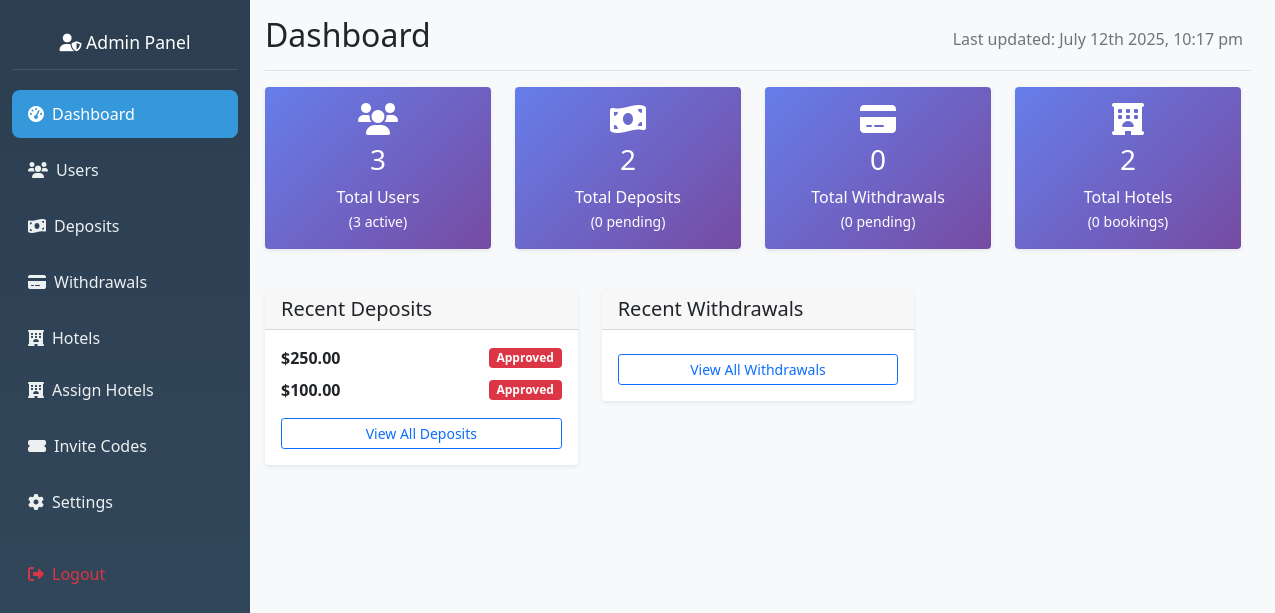
The app's page /admin/dashboard (signed in) with its own data.
### hotel_app/models.py (models this page shows, shortened)
class DepositRequest(db.Model):
    __tablename__ = 'deposit_request'
    id = db.Column(db.Integer, primary_key=True)
    user_id = db.Column(db.Integer, db.ForeignKey('user.id'), nullable=False)
    amount = db.Column(db.Float, nullable=False)
    network = db.Column(db.String(20), nullable=False)
    wallet_address = db.Column(db.String(200))
    transaction_hash = db.Column(db.String(200))
    status = db.Column(db.String(20), default='Pending')
    admin_notes = db.Column(db.Text)
    created_at = db.Column(db.DateTime, default=datetime.utcnow)
    processed_at = db.Column(db.DateTime)
    processed_by = db.Column(db.Integer, db.ForeignKey('admin.id'))

### hotel_app/routes.py (the view)
@app.route('/admin/dashboard')
@admin_required
def admin_dashboard():
    total_users = User.query.count()
    active_users = User.query.filter_by(is_active=True).count()
    total_deposits = DepositRequest.query.count()
    pending_deposits = DepositRequest.query.filter_by(status='pending').count()
    total_withdrawals = WithdrawalRequest.query.count()
    pending_withdrawals = WithdrawalRequest.query.filter_by(status='pending').count()
    total_hotels = Hotel.query.count()
    total_bookings = Booking.query.count() if 'Booking' in globals() else 0
    recent_users = User.query.order_by(User.id.desc()).limit(5).all()
    recent_deposits = DepositRequest.query.order_by(DepositRequest.id.desc()).limit(5).all()
    recent_withdrawals = WithdrawalRequest.query.order_by(WithdrawalRequest.id.desc()).limit(5).all()
    stats = {
        'total_users': total_users,
        'active_users': active_users,
        'total_deposits': total_deposits,
        'pending_deposits': pending_deposits,
        'total_withdrawals': total_withdrawals,
        'pending_withdrawals': pending_withdrawals,
        'total_hotels': total_hotels,
        'total_bookings': total_bookings,
    }
    return render_template('admin_dashboard.html',
                         stats=stats,
                         recent_users=recent_users,
                         recent_deposits=recent_deposits,
                         recent_withdrawals=recent_withdrawals)

### hotel_app/routes.py (called while the page is built)
def admin_required(f):
    @wraps(f)
    def wrapper(*args, **kwargs):
        admin_id = session.get('admin_id')
        if not admin_id:
            flash("Admin login required.", "danger")
            return redirect(url_for('admin_login'))
        admin = Admin.query.get(admin_id)
        if not admin or not admin.is_active:
            session.pop('admin_id', None)
            flash("Admin access denied.", "danger")
            return redirect(url_for('admin_login'))
        g.current_admin = admin
        return f(*args, **kwargs)
    return wrapper

@app.before_request
def check_admin_routes():
    if request.endpoint and request.endpoint.startswith('admin_') and request.endpoint != 'admin_login':
        if 'admin_id' not in session:
            return redirect(url_for('admin_login'))

### hotel_app/templates/admin_dashboard.html (shortened to what this page needs)
{% extends "admin_base.html" %}
{% block content %}
<div class="d-flex justify-content-between flex-wrap flex-md-nowrap align-items-center pb-2 mb-3 border-bottom">
    <h1 class="h2">Dashboard</h1>
    <div class="btn-toolbar mb-2 mb-md-0">
        <div class="btn-group me-2">
            <span class="text-muted">Last updated: <span id="last-updated"></span></span>
        </div>
    </div>
</div>
<div class="row mb-4">
    <div class="col-md-3 mb-3">
        <div class="card stats-card">
            <div class="card-body text-center">
                <i class="fas fa-users fa-2x mb-2"></i>
                <h3>{{ stats.total_users }}</h3>
                <p class="mb-0">Total Users</p>
                <small>({{ stats.active_users }} active)</small>
            </div>
        </div>
    </div>
    <div class="col-md-3 mb-3">
        <div class="card stats-card">
            <div class="card-body text-center">
                <i class="fas fa-money-bill-wave fa-2x mb-2"></i>
                <h3>{{ stats.total_deposits }}</h3>
                <p class="mb-0">Total Deposits</p>
                <small>({{ stats.pending_deposits }} pending)</small>
            </div>
        </div>
    </div>
    <div class="col-md-3 mb-3">
        <div class="card stats-card">
            <div class="card-body text-center">
                <i class="fas fa-credit-card fa-2x mb-2"></i>
                <h3>{{ stats.total_withdrawals }}</h3>
                <p class="mb-0">Total Withdrawals</p>
                <small>({{ stats.pending_withdrawals }} pending)</small>
            </div>
        </div>
    </div>
    <div class="col-md-3 mb-3">
        <div class="card stats-card">
            <div class="card-body text-center">
                <i class="fas fa-hotel fa-2x mb-2"></i>
                <h3>{{ stats.total_hotels }}</h3>
                <p class="mb-0">Total Hotels</p>
                <small>({{ stats.total_bookings }} bookings)</small>
            </div>
        </div>
    </div>
</div>
<div class="row">
    <div class="col-md-4 mb-4">
        <div class="card">
            <div class="card-header">
                <h5 class="card-title mb-0">Recent Deposits</h5>
            </div>
            <div class="card-body">
                {% for deposit in recent_deposits %}
                <div class="d-flex justify-content-between align-items-center mb-2">
                    <div>
                        <strong>${{ "%.2f"|format(deposit.amount) }}</strong><br>
                    </div>
                    <span class="badge bg-{{ 'warning' if deposit.status == 'pending' else ('success' if deposit.status == 'approved' else 'danger') }}">
                        {{ deposit.status.title() }}
                    </span>
                </div>
                {% endfor %}
                <a href="{{ url_for('view_deposits') }}" class="btn btn-sm btn-outline-primary w-100 mt-2">View All Deposits</a>
            </div>
        </div>
    </div>
    <div class="col-md-4 mb-4">
        <div class="card">
            <div class="card-header">
                <h5 class="card-title mb-0">Recent Withdrawals</h5>
            </div>
            <div class="card-body">
                <a href="{{ url_for('view_withdrawals') }}" class="btn btn-sm btn-outline-primary w-100 mt-2">View All Withdrawals</a>
            </div>
        </div>
    </div>
</div>
{% endblock %}

### hotel_app/static/css/admin.css (style rules this page uses)
.card { border: none; box-shadow: 0 0.125rem 0.25rem rgba(0, 0, 0, 0.075); }
.stats-card { background: linear-gradient(135deg, #667eea 0%, #764ba2 100%); color: white; }
@media (min-width: 992px) { .container-fluid .row { display: flex !important; flex-wrap: nowrap !important; } }
@media (min-width: 992px) { .col-md-3, .col-lg-2 { flex: 0 0 auto; width: 250px; max-width: 250px; } }
@media (min-width: 1200px) { .container-fluid .row { display: flex !important; } }

### records on screen
DepositRequest: amount "250.00", status "Approved"
DepositRequest: amount "100.00", status "Approved"

### other values on screen
{{ stats.total_users }} "3"
{{ stats.active_users }} "3"
{{ stats.total_deposits }} "2"
{{ stats.pending_deposits }} "0"
{{ stats.total_withdrawals }} "0"
{{ stats.pending_withdrawals }} "0"
{{ stats.total_hotels }} "2"
{{ stats.total_bookings }} "0"
